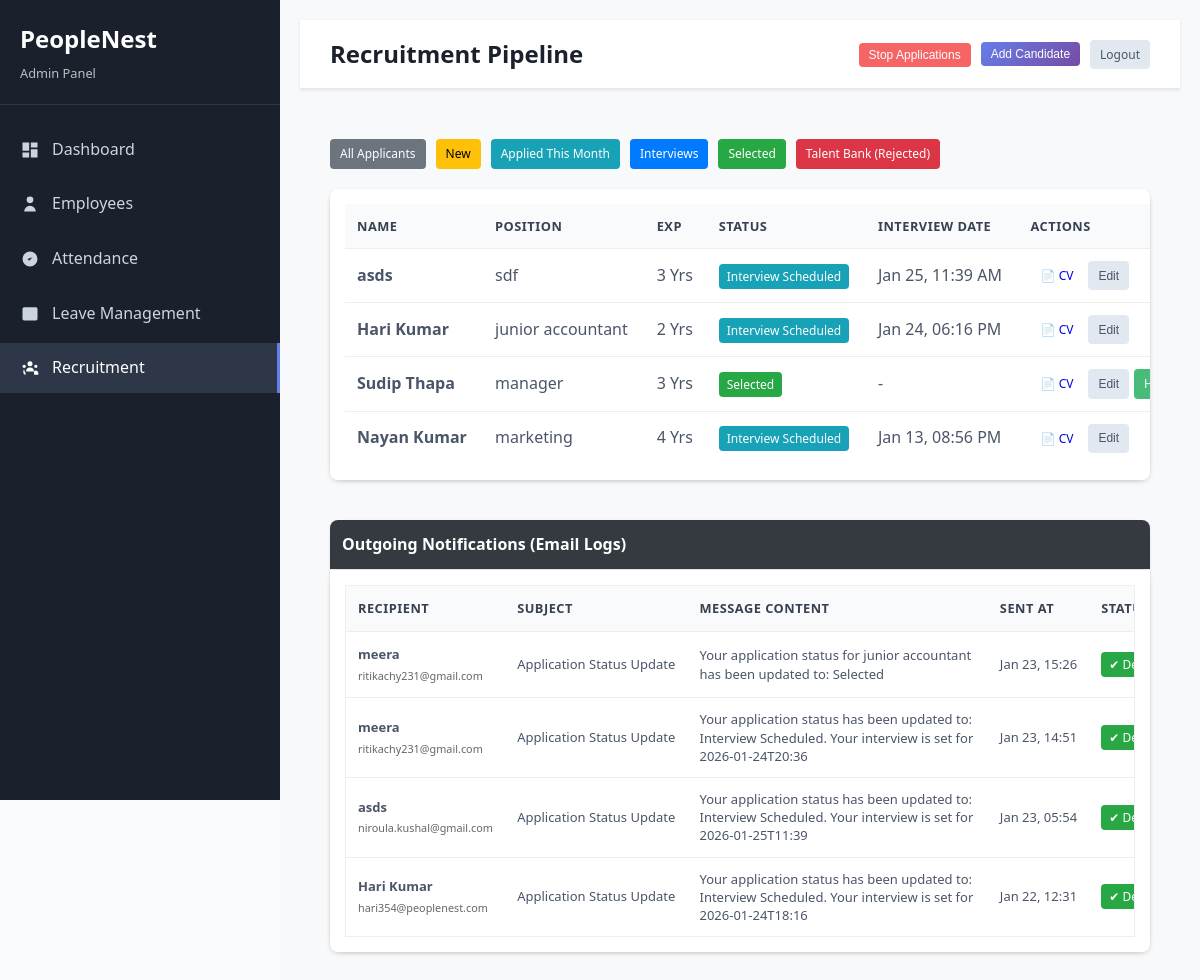
Page /recruitment.php (signed in) on the committed database.
### tables this page shows
CREATE TABLE `candidates` (
  `id` int(11) NOT NULL,
  `name` varchar(100) NOT NULL,
  `email` varchar(100) NOT NULL,
  `phone` varchar(15) DEFAULT NULL,
  `position` varchar(50) NOT NULL,
  `experience_years` int(11) DEFAULT NULL,
  `resume_path` varchar(255) DEFAULT NULL,
  `status` enum('pending','interview_scheduled','selected','rejected') DEFAULT 'pending',
  `interview_date` datetime DEFAULT NULL,
  `interview_notes` text DEFAULT NULL,
  `created_by` int(11) DEFAULT NULL,
  `created_at` timestamp NOT NULL DEFAULT current_timestamp(),
  `updated_at` timestamp NOT NULL DEFAULT current_timestamp() ON UPDATE current_timestamp()
);

CREATE TABLE `communication_logs` (
  `id` int(11) NOT NULL,
  `recipient_email` varchar(255) NOT NULL,
  `candidate_name` varchar(100) DEFAULT NULL,
  `subject` varchar(255) DEFAULT NULL,
  `message` text DEFAULT NULL,
  `sent_at` timestamp NOT NULL DEFAULT current_timestamp()
);

### recruitment.php (the view, shortened to what this page needs)
<?php
$database = new Database();
$conn = $database->getConnection();
$status_stmt = $conn->query("SELECT setting_value FROM site_settings WHERE setting_key = 'recruitment_status'");
$current_status = $status_stmt->fetchColumn();
$statusFilter = isset($_GET['status']) ? $_GET['status'] : null;
$monthFilter = isset($_GET['filter']) && $_GET['filter'] === 'this_month';
if ($statusFilter) {
    $query = "SELECT * FROM candidates WHERE status = ? ORDER BY created_at DESC";
    $stmt = $conn->prepare($query);
    $stmt->execute([$statusFilter]);
} else {
    $query = "SELECT c.* FROM candidates c
              LEFT JOIN candidate_employee ce ON c.id = ce.candidate_id
              WHERE ce.candidate_id IS NULL
              AND c.status != 'rejected'
              ORDER BY c.created_at DESC";
    $stmt = $conn->prepare($query);
    $stmt->execute();
}
$candidates = $stmt->fetchAll(PDO::FETCH_ASSOC);
?>
<!DOCTYPE html>
<html lang="en">
<head>
    <link rel="stylesheet" href="assets/css/style.css">
</head>
<body>
    <div class="dashboard-layout">
        <?php include 'includes/admin-sidebar.php'; ?>
        <div class="main-content">
            <div class="top-bar" style="display:flex; justify-content: space-between; align-items: center; margin-bottom: 20px;">
                <h1 class="page-title">Recruitment Pipeline</h1>
                <div style="display: flex; gap: 10px; align-items: center;">
                    <form method="POST" style="margin: 0;">
                        <button type="submit" name="toggle_hiring" class="btn <?php echo ($current_status === 'open' ? 'btn-danger' : 'btn-success'); ?> btn-sm">
                            <?php echo ($current_status === 'open' ? 'Stop Applications' : 'Start Applications'); ?>
                        </button>
                    </form>
                    <button class="btn btn-primary btn-sm" onclick="openModal('addCandidateModal')">Add Candidate</button>
                    <a href="logout.php" class="btn btn-secondary btn-sm">Logout</a>
                </div>
            </div>
            <div class="content-area">
                <div class="filter-group">
                    <a href="recruitment.php" class="btn btn-filter-all btn-sm">All Applicants</a>
                    <a href="recruitment.php?status=pending" class="btn btn-filter-new btn-sm">New</a>
                    <a href="recruitment.php?filter=this_month" class="btn btn-filter-month btn-sm">Applied This Month</a>
                    <a href="recruitment.php?status=interview_scheduled" class="btn btn-filter-interviews btn-sm">Interviews</a>
                    <a href="recruitment.php?status=selected" class="btn btn-filter-selected btn-sm">Selected</a>
                    <a href="recruitment.php?status=rejected" class="btn btn-filter-rejected btn-sm">Talent Bank (Rejected)</a>
                </div>
                <div class="card">
                    <div class="table-container">
                        <table class="table">
                            <thead>
                                <tr>
                                    <th>Name</th>
                                    <th>Position</th>
                                    <th>Exp</th>
                                    <th>Status</th>
                                    <th>Interview Date</th>
                                    <th>Actions</th>
                                </tr>
                            </thead>
                            <tbody>
                                <?php foreach ($candidates as $candidate): ?>
                                <tr>
                                    <td><strong><?php echo htmlspecialchars($candidate['name']); ?></strong></td>
                                    <td><?php echo htmlspecialchars($candidate['position']); ?></td>
                                    <td><?php echo $candidate['experience_years']; ?> Yrs</td>
                                    <td>
                                        <span class="badge-<?php echo $candidate['status']; ?>">
                                            <?php echo ucwords(str_replace('_', ' ', $candidate['status'])); ?>
                                        </span>
                                    </td>
                                    <td><?php echo $candidate['interview_date'] ? date('M d, h:i A', strtotime($candidate['interview_date'])) : '-'; ?></td>
                                    <td>
                                        <div style="display: flex; gap: 5px;">
                                            <?php if (!empty($candidate['resume_path'])): ?>
                                                <a href="<?php echo htmlspecialchars($candidate['resume_path']); ?>" target="_blank" class="btn btn-info btn-sm" title="View Resume">📄 CV</a>
                                            <?php endif; ?>
                                            <button class="btn btn-secondary btn-sm" onclick='editCandidate(<?php echo json_encode($candidate); ?>)'>Edit</button>
                                            <?php if($candidate['status'] == 'selected'): ?>
                                                <a href="employee-management.php?hire_id=<?php echo $candidate['id']; ?>" class="btn btn-success btn-sm">Hire</a>
                                            <?php endif; ?>
                                        </div>
                                    </td>
                                </tr>
                                <?php endforeach; ?>
                            </tbody>
                        </table>
                    </div>
                </div>
                <div class="card" style="margin-top: 40px;">
                    <div class="card-header" style="background: #343a40; color: white; padding: 12px; border-radius: 8px 8px 0 0;">
                        <h3 style="margin:0; font-size: 16px;">Outgoing Notifications (Email Logs)</h3>
                    </div>
                    <div class="table-container">
                        <div class="log-scroll-area"> <table class="table" style="font-size: 13px;">
                                <thead style="position: sticky; top: 0; background: #f4f4f4; z-index: 10;">
                                    <tr>
                                        <th>Recipient</th>
                                        <th>Subject</th>
                                        <th>Message Content</th>
                                        <th>Sent At</th>
                                        <th>Status</th>
                                    </tr>
                                </thead>
                                <tbody>
                                    <?php
                                    $logs_stmt = $conn->query("SELECT * FROM communication_logs ORDER BY sent_at DESC LIMIT 20");
                                    $logs = $logs_stmt->fetchAll(PDO::FETCH_ASSOC);
                                    if (count($logs) > 0):
                                        foreach ($logs as $log): ?>
                                        <tr>
                                            <td>
                                                <strong><?php echo htmlspecialchars($log['candidate_name']); ?></strong><br>
                                                <small style="color:#666;"><?php echo htmlspecialchars($log['recipient_email']); ?></small>
                                            </td>
                                            <td><?php echo htmlspecialchars($log['subject']); ?></td>
                                            <td class="msg-cell"><?php echo htmlspecialchars($log['message']); ?></td>
                                            <td><?php echo date('M d, H:i', strtotime($log['sent_at'])); ?></td>
                                            <td><span class="badge-selected" style="background:#28a745;">✔ Delivered</span></td>
                                        </tr>
                                        <?php endforeach;
                                    else: ?>
                                        <tr><td colspan="5" style="text-align:center;">No notifications sent yet.</td></tr>
                                    <?php endif; ?>
                                </tbody>
                            </table>
                        </div>
                    </div>
                </div>
            </div>
        </div>
    </div>
</body>
</html>

### assets/css/style.css (style rules this page uses)
* { margin: 0; padding: 0; box-sizing: border-box; }
body { font-family: "Segoe UI", Tahoma, Geneva, Verdana, sans-serif; line-height: 1.6; color: #333; background-color: #f8fafc; }
.btn { padding: 12px 24px; border: none; border-radius: 8px; font-size: 16px; font-weight: 500; cursor: pointer; transition: all 0.3s ease; text-decoration: none; display: inline-block; text-align: center; }
.btn-primary { background: linear-gradient(135deg, #667eea 0%, #764ba2 100%); color: white; }
.dashboard-layout { display: flex; min-height: 100vh; }
.main-content { flex: 1; margin-left: 280px; background-color: #f8fafc; }
.top-bar { background: white; padding: 15px 30px; border-bottom: 1px solid #e2e8f0; display: flex; justify-content: space-between; align-items: center; box-shadow: 0 1px 3px rgba(0, 0, 0, 0.1); }
.page-title { font-size: 1.5rem; font-weight: 600; color: #1a202c; }
.content-area { padding: 30px; }
.card { background: white; border-radius: 12px; box-shadow: 0 1px 3px rgba(0, 0, 0, 0.1); margin-bottom: 20px; }
.card-header { padding: 20px 25px; border-bottom: 1px solid #e2e8f0; }
.table-container { overflow-x: auto; }
.table { width: 100%; border-collapse: collapse; background: white; }
.table th, .table td { padding: 12px 15px; text-align: left; border-bottom: 1px solid #e2e8f0; }
.table th { background-color: #f8fafc; font-weight: 600; color: #374151; text-transform: uppercase; font-size: 0.8rem; letter-spacing: 0.5px; }
.table td { vertical-align: middle; color: #4a5568; }
.table tr:last-child td { border-bottom: none; }
.btn-secondary { background-color: #e2e8f0; color: #4a5568; }
.btn-success { background-color: #48bb78; color: white; }
.btn-danger { background-color: #f56565; color: white; }
.btn-sm { padding: 6px 12px; font-size: 0.8rem; }

### recruitment.php (style rules this page uses)
.dashboard-layout { display: flex; width: 100%; min-height: 100vh; }
.main-content { flex: 1; padding: 20px; background: #f8f9fa; min-width: 0; }
.table-container { width: 100%; overflow-x: auto; background: white; padding: 15px; border-radius: 8px; box-shadow: 0 2px 5px rgba(0,0,0,0.1); margin-bottom: 30px; }
.log-scroll-area { max-height: 450px; overflow-y: auto; border: 1px solid #eee; }
.table { width: 100%; border-collapse: collapse; min-width: 850px; }
.table th, .table td { padding: 12px; text-align: left; border-bottom: 1px solid #eee; vertical-align: middle; }
.msg-cell { max-width: 300px; white-space: normal; word-wrap: break-word; line-height: 1.4; }
.badge-interview_scheduled { background: #17a2b8; color: #fff; padding: 4px 8px; border-radius: 4px; font-size: 12px; }
.badge-selected { background: #28a745; color: #fff; padding: 4px 8px; border-radius: 4px; font-size: 12px; }
.filter-group { margin-bottom: 20px; display: flex; gap: 10px; flex-wrap: wrap; }
.btn-filter-all { background: #6c757d !important; color: white !important; border: none; }
.btn-filter-new { background: #ffc107 !important; color: black !important; border: none; }
.btn-filter-month { background: #17a2b8 !important; color: white !important; border: none; }
.btn-filter-interviews { background: #007bff !important; color: white !important; border: none; }
.btn-filter-selected { background: #28a745 !important; color: white !important; border: none; }
.btn-filter-rejected { background: #dc3545 !important; color: white !important; border: none; }
.btn-sm { padding: 5px 10px; font-size: 12px; cursor: pointer; border-radius: 4px; text-decoration: none; display: inline-block; }

### rows in the picture
candidates: name "asds", position "sdf", experience_years "3", status "Interview Scheduled", interview_date "Jan 25, 11:39 AM"
candidates: name "Hari Kumar", position "junior accountant", experience_years "2", status "Interview Scheduled", interview_date "Jan 24, 06:16 PM"
candidates: name "Sudip Thapa", position "manager", experience_years "3", status "Selected"
candidates: name "Nayan Kumar", position "marketing", experience_years "4", status "Interview Scheduled", interview_date "Jan 13, 08:56 PM"
communication_logs: candidate_name "meera", recipient_email "ritikachy231@gmail.com", subject "Application Status Update", message "Your application status for junior accountant has been updated to: Selected", sent_at "Jan 23, 15:26"
communication_logs: candidate_name "meera", recipient_email "ritikachy231@gmail.com", subject "Application Status Update", message "Your application status has been updated to: Interview Scheduled. Your interview is set for 2026-01-24T20:36", sent_at "Jan 23, 14:51"
communication_logs: candidate_name "asds", recipient_email "niroula.kushal@gmail.com", subject "Application Status Update", message "Your application status has been updated to: Interview Scheduled. Your interview is set for 2026-01-25T11:39", sent_at "Jan 23, 05:54"
communication_logs: candidate_name "Hari Kumar", recipient_email "hari354@peoplenest.com", subject "Application Status Update", message "Your application status has been updated to: Interview Scheduled. Your interview is set for 2026-01-24T18:16", sent_at "Jan 22, 12:31"
